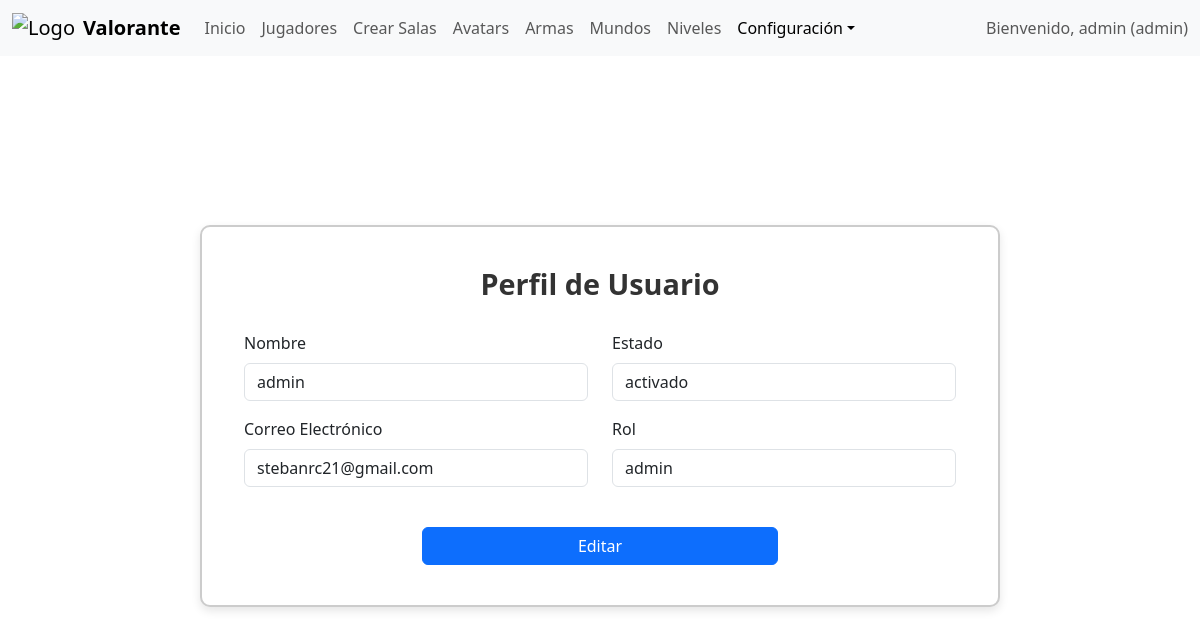
The page /admin/perfil/perfil.php (signed in) on the database its author committed.
### tables this page shows
CREATE TABLE `usuarios` (
  `doc` int(11) NOT NULL,
  `nom_usu` varchar(255) NOT NULL,
  `contra` varchar(255) NOT NULL,
  `email` varchar(255) NOT NULL,
  `id_avatar` int(11) NOT NULL,
  `id_rol` int(11) NOT NULL,
  `id_estado` int(11) NOT NULL,
  `ultima_sesion` timestamp NOT NULL DEFAULT current_timestamp(),
  `create_at` timestamp NOT NULL DEFAULT current_timestamp(),
  `update_at` timestamp NOT NULL DEFAULT current_timestamp() ON UPDATE current_timestamp()
);

CREATE TABLE `roles` (
  `id_rol` int(11) NOT NULL,
  `nom_rol` varchar(255) NOT NULL
);

CREATE TABLE `estados` (
  `id_estado` int(11) NOT NULL,
  `nom_estado` varchar(255) NOT NULL
);

### include/consultas.php (called while the page is built, shortened)
<?php
function obtenerUsuarios() {
    return "SELECT * FROM usuarios LEFT JOIN estados ON usuarios.id_estado = estados.id_estado
    LEFT JOIN roles ON usuarios.id_rol = roles.id_rol";
}
?>

### admin/perfil/perfil.php (the view, shortened to what this page needs)
<?php
require_once('../header.php');
$consulta = obtenerUsuarios();
$consulta .= " WHERE usuarios.doc = $id";
try {
    $stmt = $con->prepare($consulta);
    $stmt->execute();
    $usuario = $stmt->fetch(PDO::FETCH_ASSOC);
} catch (PDOException $e) {
    echo "<p>Error al obtener los datos: " . $e->getMessage() . "</p>";
    exit;
}
?>
<body>
    <div class="form-wrapper">
        <div class="form-container">
            <form id="formPerfil" method="post" action="actualizarPerfil.php">
                <h1 class="form-header">Perfil de Usuario</h1>
                <div class="container">
                    <div class="row">
                        <div class="col-md-6">
                            <div class="mb-3">
                                <label for="nom_usu" class="form-label">Nombre</label>
                                <input type="text" class="form-control" id="nom_usu" name="nom_usu" value="<?php echo $usuario['nom_usu']; ?>" readonly>
                            </div>
                            <div class="mb-3">
                                <label for="email" class="form-label">Correo Electrónico</label>
                                <input type="email" class="form-control" id="email" name="email" value="<?php echo $usuario['email']; ?>" readonly>
                            </div>
                        </div>
                        <div class="col-md-6">
                            <div class="mb-3">
                                <label for="estado" class="form-label">Estado</label>
                                <input type="text" class="form-control" id="estado" name="estado" value="<?php echo $usuario['nom_estado']; ?>" readonly>
                            </div>
                            <div class="mb-3">
                                <label for="rol" class="form-label">Rol</label>
                                <input type="text" class="form-control" id="rol" name="rol" value="<?php echo $usuario['nom_rol']; ?>" readonly>
                            </div>
                        </div>
                    </div>
                    <div class="text-center mt-4">
                        <button type="button" class="btn btn-primary w-50" id="btnEditar" onclick="habilitarEdicion()">Editar</button>
                    </div>
                </div>
            </form>
        </div>
    </div>
</body>
</html>

### admin/header.php (shortened to what this page needs)
<?php
require_once(ROOT_PATH . '/include/consultas.php');
$conex = new Database;
$con = $conex->conectar();
$id = $_SESSION['doc'];
$sql = $con->prepare("SELECT usuarios.doc AS usuario_id, usuarios.nom_usu AS nom_usu, roles.id_rol AS rol_id, roles.nom_rol AS nom_rol, usuarios.id_estado AS id_estado FROM usuarios INNER JOIN roles ON usuarios.id_rol = roles.id_rol WHERE usuarios.doc = ? ");
$sql->execute([$id]);
$fila = $sql->fetch();
?>
<!DOCTYPE html>
<html lang="es">
<head>
    <link rel="stylesheet" href="<?php echo BASE_URL . '/css/styles.css'; ?>">
    <link href="https://cdn.jsdelivr.net/npm/bootstrap@5.3.0/dist/css/bootstrap.min.css" rel="stylesheet">
</head>
<body>
    <nav class="navbar navbar-expand-lg navbar-light bg-light">
        <div class="container-fluid">
            <a class="navbar-brand d-flex align-items-center" href="<?php echo BASE_URL . '/admin/index.php'; ?>">
                <img src="<?php echo BASE_URL . '/img/SolucionesTextilesSinFondo.png'; ?>" alt="Logo" class="img-fluid" style="max-height: 60px;">
                <span class="ms-2 fw-semibold">Valorante</span>
            </a>
            <div class="collapse navbar-collapse" id="navbarContent">
                <ul class="navbar-nav me-auto mb-2 mb-lg-0">
                    <li class="nav-item"><a class="nav-link <?php echo (basename($_SERVER['PHP_SELF']) == 'index.php') ? 'active' : ''; ?>" href="<?php echo BASE_URL . '/admin/index.php'; ?>">Inicio</a></li>
                    <li class="nav-item"><a class="nav-link <?php echo (basename($_SERVER['PHP_SELF']) == 'jugadores.php') ? 'active' : ''; ?>" href="<?php echo BASE_URL . '/admin/jugadores/jugadores.php'; ?>">Jugadores</a></li>
                    <li class="nav-item"><a class="nav-link <?php echo (basename($_SERVER['PHP_SELF']) == 'crear_sala.php') ? 'active' : ''; ?>" href="<?php echo BASE_URL . '/admin/crear_sala.php'; ?>">Crear Salas</a></li>
                    <li class="nav-item"><a class="nav-link <?php echo (basename($_SERVER['PHP_SELF']) == 'avatars.php') ? 'active' : ''; ?>" href="<?php echo BASE_URL . '/admin/avatars.php'; ?>">Avatars</a></li>
                    <li class="nav-item"><a class="nav-link <?php echo (basename($_SERVER['PHP_SELF']) == 'armas.php') ? 'active' : ''; ?>" href="<?php echo BASE_URL . '/admin/armas.php'; ?>">Armas</a></li>
                    <li class="nav-item"><a class="nav-link <?php echo (basename($_SERVER['PHP_SELF']) == 'mundos.php') ? 'active' : ''; ?>" href="<?php echo BASE_URL . '/admin/mundos.php'; ?>">Mundos</a></li>
                    <li class="nav-item"><a class="nav-link <?php echo (basename($_SERVER['PHP_SELF']) == 'niveles.php') ? 'active' : ''; ?>" href="<?php echo BASE_URL . '/admin/niveles.php'; ?>">Niveles</a></li>
                    <li class="nav-item dropdown">
                        <a class="nav-link dropdown-toggle <?php echo (basename($_SERVER['PHP_SELF']) == 'perfil.php') ? 'active' : ''; ?>" href="#" id="menuOpciones" role="button" data-bs-toggle="dropdown" aria-expanded="false">Configuración</a>
                    </li>
                </ul>
                <span class="navbar-text">Bienvenido, <?php echo htmlspecialchars($fila['nom_usu']); ?> (<?php echo htmlspecialchars($fila['nom_rol']); ?>)</span>
            </div>
        </div>
    </nav>
</body>

### css/styles.css (style rules this page uses)
* { margin: 0; padding: 0; box-sizing: border-box; }
body, html { font-family: Arial, sans-serif; color: #fff; height: 100%; }
.form-wrapper { display: flex; justify-content: center; align-items: center; min-height: calc(100vh - 80px); padding: 20px; }
.form-container { background-color: #fff; border: 2px solid #ccc; padding: 40px 30px; border-radius: 10px; box-shadow: 0 4px 10px rgba(0, 0, 0, 0.1); width: 100%; max-width: 800px; margin: 20px auto; overflow: auto; }
.form-header { font-size: 1.8rem; font-weight: bold; color: #333; text-align: center; margin-bottom: 30px; }
.btn { background-color: #0066cc; padding: 10px 20px; border: none; border-radius: 5px; font-size: 1rem; color: #fff; cursor: pointer; transition: background-color 0.3s ease; }
.text-center { text-align: center; }

### rows shown on the page
usuarios: nom_usu "admin", id_rol.nom_rol "admin", email "stebanrc21@gmail.com", estado "activado", rol "admin"
